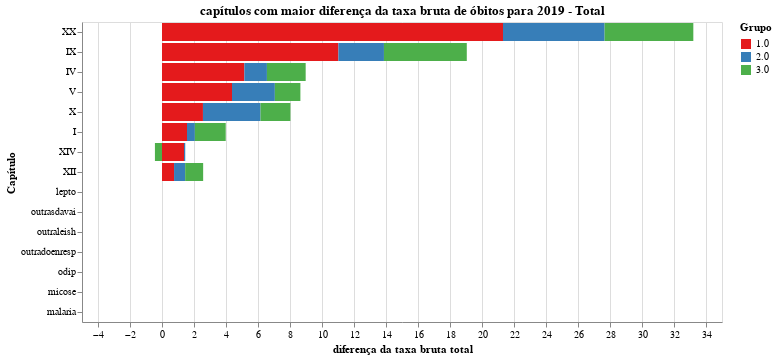

The notebook cell this image was saved under:
### Code cell
chart = plot_grafico_dif(pop_19, pop_r,
                         'taxa_obitos_total', 
                         "capítulos com maior diferença da taxa bruta de óbitos para 2019 - Total",
                        "diferença da taxa bruta total")

#chart.save('tx_bruta_t.svg')
chart

### Figure 1 — Vega-Lite specification as saved in the notebook (floating-point values rounded to 4 significant figures)
{"config": {"view": {"continuousWidth": 400, "continuousHeight": 300}, "range": {"category": {"scheme": "set1"}}}, "data": {"name": "data-50276542346ba8d9251f510d0a206e02"}, "mark": "bar", "encoding": {"color": {"type": "nominal", "field": "grupo", "title": "Grupo"}, "order": {"type": "nominal", "field": "grupo", "sort": "ascending"}, "tooltip": {"type": "quantitative", "field": "taxa"}, "x": {"type": "quantitative", "field": "taxa", "title": "diferença da taxa bruta total"}, "y": {"type": "nominal", "field": "capitulo", "sort": null, "title": "Capítulo"}}, "title": "capítulos com maior diferença da taxa bruta de óbitos para 2019 - Total", "width": 640, "$schema": "https://vega.github.io/schema/vega-lite/v4.8.1.json", "datasets": {"data-50276542346ba8d9251f510d0a206e02": [{"capitulo": "XX", "grupo": "1.0", "taxa": 21.31}, {"capitulo": "XX", "grupo": "2.0", "taxa": 6.351}, {"capitulo": "XX", "grupo": "3.0", "taxa": 5.545}, {"capitulo": "IX", "grupo": "1.0", "taxa": 11.03}, {"capitulo": "IX", "grupo": "2.0", "taxa": 2.846}, {"capitulo": "IX", "grupo": "3.0", "taxa": 5.178}, {"capitulo": "IV", "grupo": "1.0", "taxa": 5.147}, {"capitulo": "IV", "grupo": "2.0", "taxa": 1.411}, {"capitulo": "IV", "grupo": "3.0", "taxa": 2.421}, {"capitulo": "V", "grupo": "1.0", "taxa": 4.375}, {"capitulo": "V", "grupo": "2.0", "taxa": 2.678}, {"capitulo": "V", "grupo": "3.0", "taxa": 1.596}, {"capitulo": "X", "grupo": "1.0", "taxa": 2.56}, {"capitulo": "X", "grupo": "2.0", "taxa": 3.598}, {"capitulo": "X", "grupo": "3.0", "taxa": 1.868}, {"capitulo": "I", "grupo": "1.0", "taxa": 1.564}, {"capitulo": "I", "grupo": "2.0", "taxa": 0.4901}, {"capitulo": "I", "grupo": "3.0", "taxa": 1.929}, {"capitulo": "XIV", "grupo": "1.0", "taxa": 1.375}, {"capitulo": "XIV", "grupo": "2.0", "taxa": 0.07865}, {"capitulo": "XIV", "grupo": "3.0", "taxa": -0.4426}, {"capitulo": "XII", "grupo": "1.0", "taxa": 0.7531}, {"capitulo": "XII", "grupo": "2.0", "taxa": 0.694}, {"capitulo": "XII", "grupo": "3.0", "taxa": 1.125}, {"capitulo": "lepto", "grupo": "1.0", "taxa": 0.0}, {"capitulo": "lepto", "grupo": "2.0", "taxa": 0.0}, {"capitulo": "lepto", "grupo": "3.0", "taxa": 0.0}, {"capitulo": "outrasdavai", "grupo": "1.0", "taxa": 0.0}, {"capitulo": "outrasdavai", "grupo": "2.0", "taxa": 0.0}, {"capitulo": "outrasdavai", "grupo": "3.0", "taxa": 0.0}, {"capitulo": "outraleish", "grupo": "1.0", "taxa": 0.0}, {"capitulo": "outraleish", "grupo": "2.0", "taxa": 0.0}, {"capitulo": "outraleish", "grupo": "3.0", "taxa": 0.0}, {"capitulo": "outradoenresp", "grupo": "1.0", "taxa": 0.0}, {"capitulo": "outradoenresp", "grupo": "2.0", "taxa": 0.0}, {"capitulo": "outradoenresp", "grupo": "3.0", "taxa": 0.0}, {"capitulo": "odip", "grupo": "1.0", "taxa": 0.0}, {"capitulo": "odip", "grupo": "2.0", "taxa": 0.0}, {"capitulo": "odip", "grupo": "3.0", "taxa": 0.0}, {"capitulo": "micose", "grupo": "1.0", "taxa": 0.0}, {"capitulo": "micose", "grupo": "2.0", "taxa": 0.0}, {"capitulo": "micose", "grupo": "3.0", "taxa": 0.0}, {"capitulo": "malaria", "grupo": "1.0", "taxa": 0.0}, {"capitulo": "malaria", "grupo": "2.0", "taxa": 0.0}, {"capitulo": "malaria", "grupo": "3.0", "taxa": 0.0}]}}
